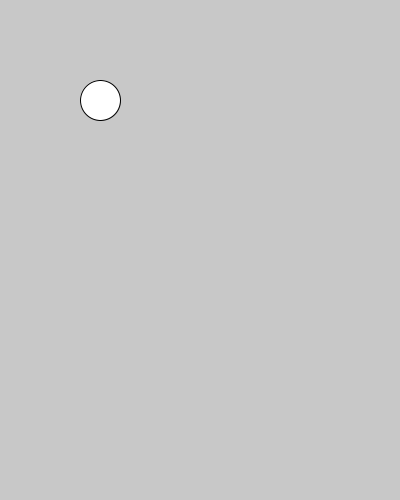
Frame 1 (no input)
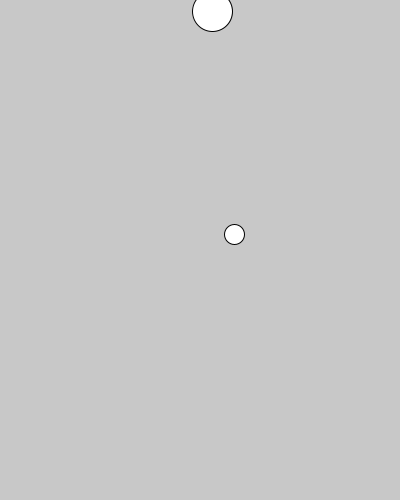
Frame 60 (the mouse pressed at the canvas centre just before this capture)
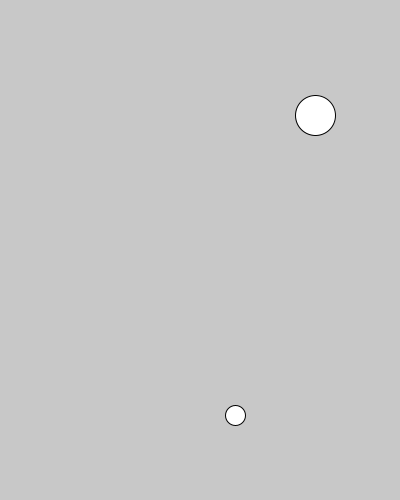
Frame 120 (the mouse held since frame 60 and released just before this capture)

The Processing sketch that drew these frames (run headless with seeded random() and noise(); from frame 60 on, the mouse is pressed at the canvas centre):

// Processing sketch: processing_100068
// ── processing_100068.pde

int timeOld, timeNew;
int dt;
ball pelota;
ball pelotaB;
  
void setup() {  
  frameRate(60);
  size(400,500);
  //size(displayWidth,displayHeight);
  smooth();
  
  pelota = new ball(10, 30);
  pelotaB = new ball(20, 10);
  timeOld = 0;
}

void draw() {
  background(200);
  timeNew = millis();
  dt = (timeNew - timeOld);
  pelota.mostrar(dt);
  pelotaB.mostrar(dt);
  
  timeOld = timeNew;
  
          
}


class ball {
  int radio;
  float posX, posY;
  
  int dirX, dirY;
  float velX, velY;
  float dx, dy;
 
  
  ball(int radio, float velocidad){
    this.radio = radio;  
    posX = 100;
    posY = 100;
    
    dirX = round( pow(-1,round(random(1,10)) ) );
    dirY = round( pow(-1,round(random(1,10)) ) );
    
    velX = velocidad*dirX;
    velY = velocidad*dirY;
  } 
  
  void mostrar(int dt){
    ellipse(posX,posY, 2*radio, 2*radio);
    
    dx = velX*dt/100;
    dy = velY*dt/100;

    posX += dx;
    posY += dy;
  
    if (velX < 0 && posX <= 0 || velX > 0 && (posX + radio) >= width) 
          velX = -velX;
    if (velY < 0 && posY < 0 || velY > 0 && (posY + radio) >= height - radio) 
          velY = -velY;
   
  }
}
